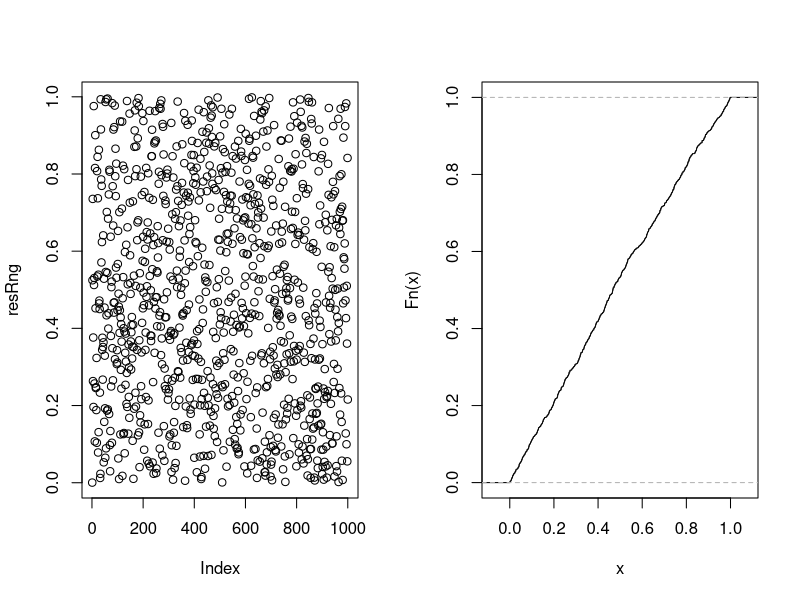
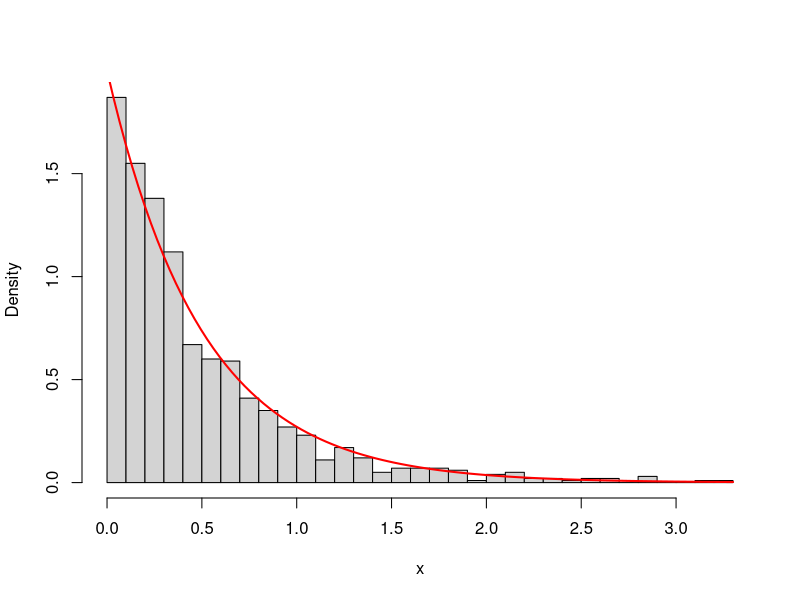
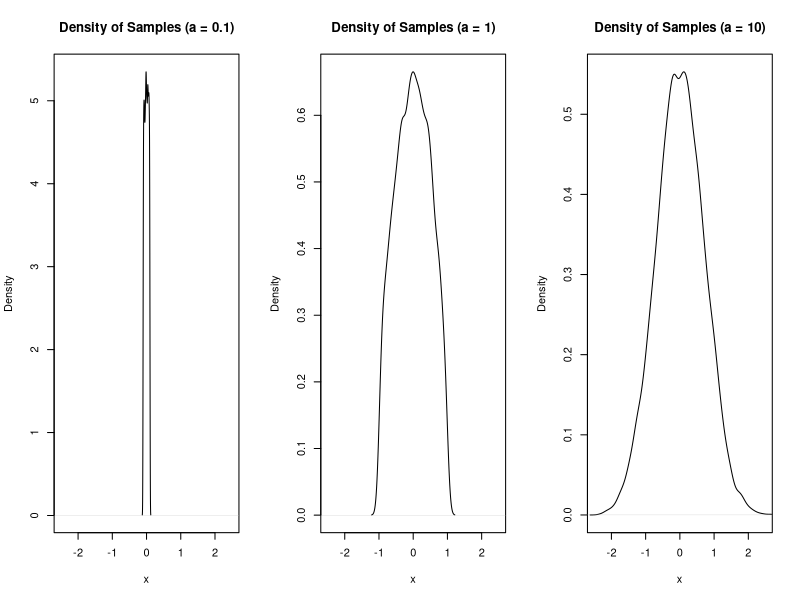
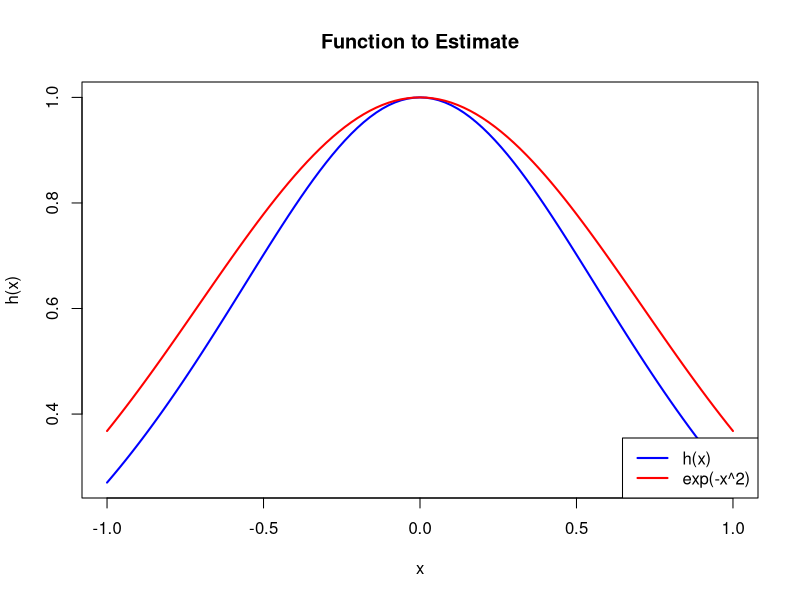
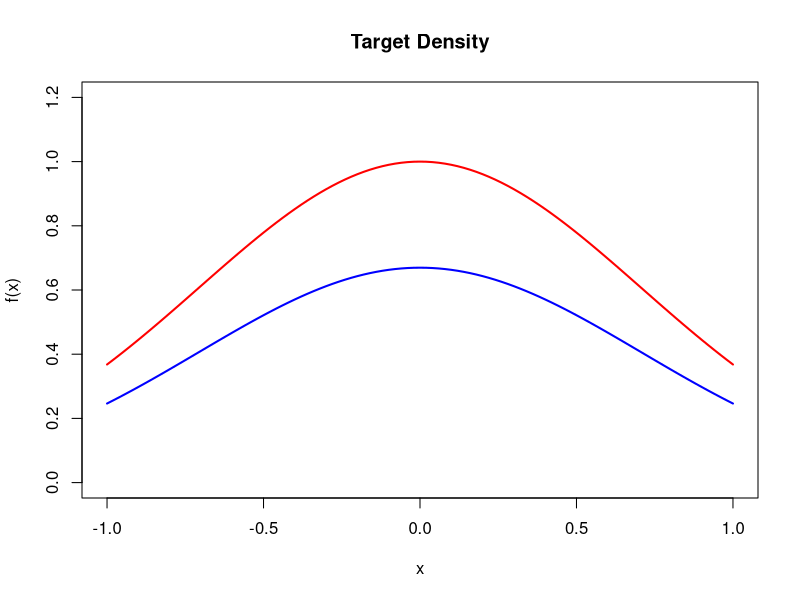

These figures' R source, in order:
## setup
library("checkmate")

# --- Random Variable Generation ---------------------------------------------------------------

# Implementation of RNG with 42 as starting value
lehmerRNG <- function(x.0, a = 7^5, m = 2^31 - 1, n = 1000) {
  assertInt(x.0, lower = 1)
  assertInt(a)
  assertInt(m, lower = 1)
  assertInt(n, lower = 1)
  X <- integer(n + 1)
  U <- numeric(n)
  X[[1]] <- x.0
  for (i in seq_len(n)) {
    X[[i + 1]] <- (a * X[[i]]) %% m
    U[[i]] <- X[[i + 1]] / m
  }
  U
}

# Test the function with start value 42
resRng <- lehmerRNG(42)
par(mfrow = c(1, 2))
plot(resRng)
F.resRng <- ecdf(resRng)
plot(F.resRng, main = "")

## Inverse-transformation
# X ~ exp(lambda = 2)
# Our inverse cdf is:
f.inverse.exp <- function(u, lambda = 2) {
  assertNumber(u, lower = 0, upper = 1)
  assertCount(lambda)
  - log(1 - u) / lambda
}

X.exp <- vapply(resRng, f.inverse.exp, numeric(1))

# Histogramm of result
par(mfrow = c(1, 1))
hist(X.exp,
     breaks = 30,
     probability = TRUE,
     xlab = "x",
     main = ""
     )
curve(dexp(x, rate = 2), add = TRUE, lwd = 2, col = "red")

# 1000 sims of Kolmogorov-Smirnov test: sample against Exp(2)

sims <- 1000
p.values.ks <- numeric(sims)

for (i in seq_len(sims)) {
  U <- lehmerRNG(42)
  X.exp.sim <- vapply(U, f.inverse.exp, numeric(1))
  test <- ks.test(X.exp.sim, "pexp", rate = 2)
  p.values.ks[[i]] <- test$p.value
}

round(mean(p.values.ks), 4)

# 1000 sims of chi-square test: sample against Exp(2)

p.values.chisq <- numeric(sims)

for (i in seq_len(sims)) {
  U <- lehmerRNG(42)
  X.exp.sim <- vapply(U, f.inverse.exp, numeric(1))
  brks <- seq(0, max(X.exp.sim), l = 11)
  freqs <- hist(X.exp.sim, breaks = brks, plot = FALSE)$counts
  # expexted probalities
  p <- numeric(length(freqs))
  for (j in seq_len(length(p))) {
    p[[j]] <- pexp(brks[[j + 1]], rate = 2) - pexp(brks[[j]], rate = 2)
  }
  test <- suppressWarnings(chisq.test(x = freqs, p = p, rescale.p = TRUE))
  p.values.chisq[[i]] <- test$p.value
}

round(mean(p.values.chisq), 4)

# --- Rejection Sampling ---------------------------------------------------------------

# Function that does rejection sampling
rejectionSampler <- function(n.samples, a, verbose = TRUE) {
  assertInt(n.samples, lower = 1)
  assertNumber(a, lower = 0)
  stopifnot(a != 0)
  assertFlag(verbose)
  
  samples <- numeric(n.samples)
  max.dens <- exp(0)
  M <- max.dens * (2 * a)
  cat("M: ", M, "\n")
  iters <- 0
  i <- 0
  
  while(i < n.samples) {
    iters <- iters + 1
    y <- runif(1, -a, a)
    u <- runif(1)
    target.dens <- exp(-y^2)
    prob.dens <- 1 / (2 * a)
    
    if (u <= target.dens /( M * prob.dens)) {
      i <- i + 1
      samples[[i]] <- y
    }
  }
  
  if (verbose) {
    cat("Acceptance rate:", n.samples/iters, "\n")
  }
  return(samples)
}

# Generate samples
set.seed(1234)
a.values <- c(0.1, 1, 10)
n <- 10000
results.rej.samp <- list()

for (a in a.values) {
  samp <- rejectionSampler(n.samples = n,
                            a         = a,
                            verbose   = FALSE)
  results.rej.samp[[paste0("a=", a)]] <- samp
}

# Plot results
par(mfrow = c(1, 3))
plot(density(results.rej.samp$`a=0.1`), main = "Density of Samples (a = 0.1)",
     xlab = "x", ylab = "Density", xlim = c(-2.5, 2.5))
plot(density(results.rej.samp$`a=1`), main = "Density of Samples (a = 1)",
     xlab = "x", ylab = "Density", xlim = c(-2.5, 2.5))
plot(density(results.rej.samp$`a=10`), main = "Density of Samples (a = 10)",
     xlab = "x", ylab = "Density", xlim = c(-2.5, 2.5))

# --- Importance Sampling -------------------------------------------------------------------

# We use importance sampling now to estimate the integral from -a to a of
# h(x) = cos(x) / (1 + x^2)

a <- 1
samples <- rejectionSampler(n, a)

# Function h
h <- function(x) {
  cos(x) / (1 + x^2)
}

# Plot h
par(mfrow = c(1, 1))
curve(h, from = -a, to = a, col = "blue", lwd = 2,
      ylab = "h(x)", xlab = "x", main = "Function to Estimate")
# next to the target densit
curve(exp(-x^2), from = -a, to = a, col = "red", lwd = 2,
      add = TRUE)
legend("bottomright", legend = c("h(x)", "exp(-x^2)"),
       col = c("blue", "red"), lty = c(1, 1), lwd = c(2, 2))

f.unnorm <- function(x) {
  exp(-x^2)
}
norm.constant <- integrate(f.unnorm, -a, a)$value
f.normed <- function(x) {
  f.unnorm(x) / norm.constant
}

# Look at scaling
curve(f.unnorm, from = -a, to = a, col = "red", lwd = 2,
      ylab = "f(x)", xlab = "x", main = "Target Density",
      ylim = c(0, 1.2))
curve(f.normed, from = -a, to = a, col = "blue", lwd = 2,
      add = TRUE)

# Compute weights, for a
weights <- h(samples) / f.normed(samples)

# Importance sampling estimate of the integral, with SE
estimate <- mean(weights)
std_error <- sd(weights) / sqrt(n) # standard error of the mean

# Display result
cat("Estimate of the integral:", estimate, "\n")
cat("Estimated standard error:", std_error, "\n")
true_I <- integrate(h, lower = -a, upper = a)
cat("True value of the integral:", true_I$value, "\n")
